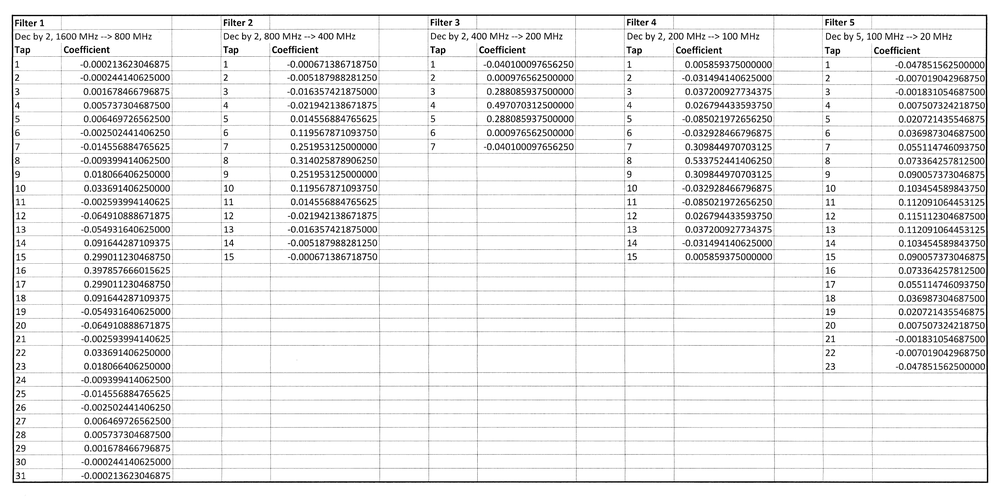
#> input picture Input Images/Test.PNG, 1000 x 497 px, shrunk from 2732 x 1359 before the run
$ python Main.py
#> lines starting #> are read from the running program, lines starting #| are printed output that depends on the picture; after the words box and inside, x2 and y2 are one past the last pixel; in counts of white or black regions, pixels touching at a corner belong together
#> further down, img is the input picture: shape (497, 1000, 3); min 0, max 255, mean 237.1
import pytesseract
import cv2
import numpy as np
from PIL import Image
import matplotlib.pyplot as plt

#############################################
# Functions

# Get Grayscale Image
def get_grayscale(image):
    return cv2.cvtColor(image, cv2.COLOR_BGR2GRAY)

# Noise Removal
def remove_noise(image):
    return cv2.medianBlur(image, 5)

# Remove GridLines
def remove_gridLines(image):
    image = 255 - image
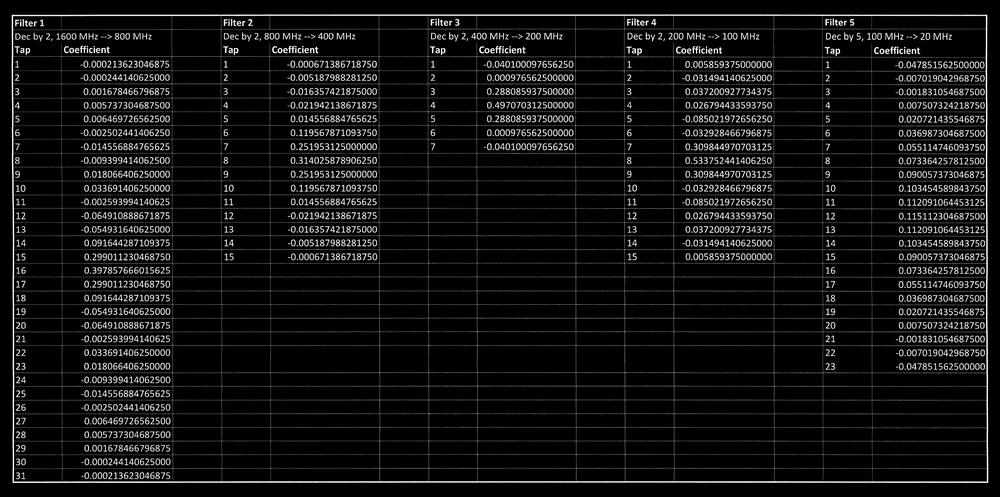
#> image: shape (497, 1000, 3); min 0, max 255, mean 17.9

    image = cv2.medianBlur(image, 3)
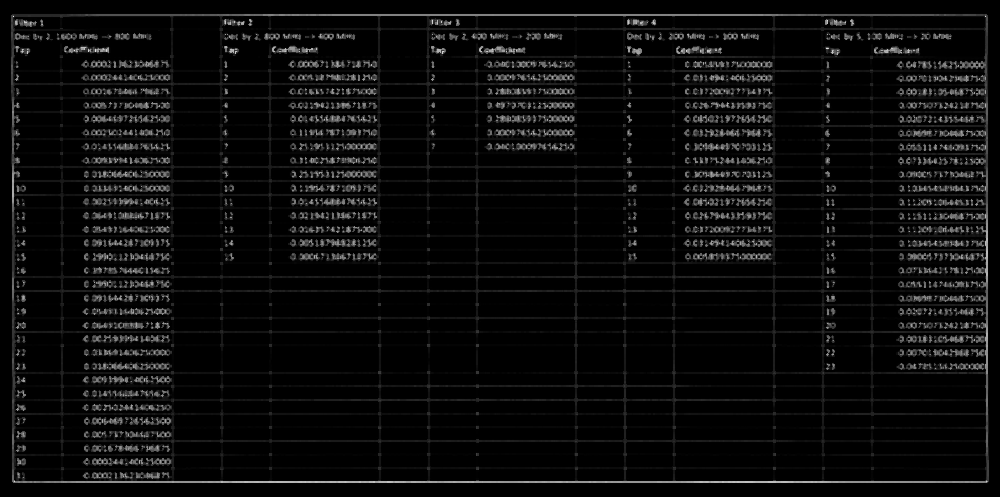
#> image: shape (497, 1000, 3); min 0, max 248, mean 12.1

    ret,image = cv2.threshold(image, 100, 255, cv2.THRESH_BINARY)
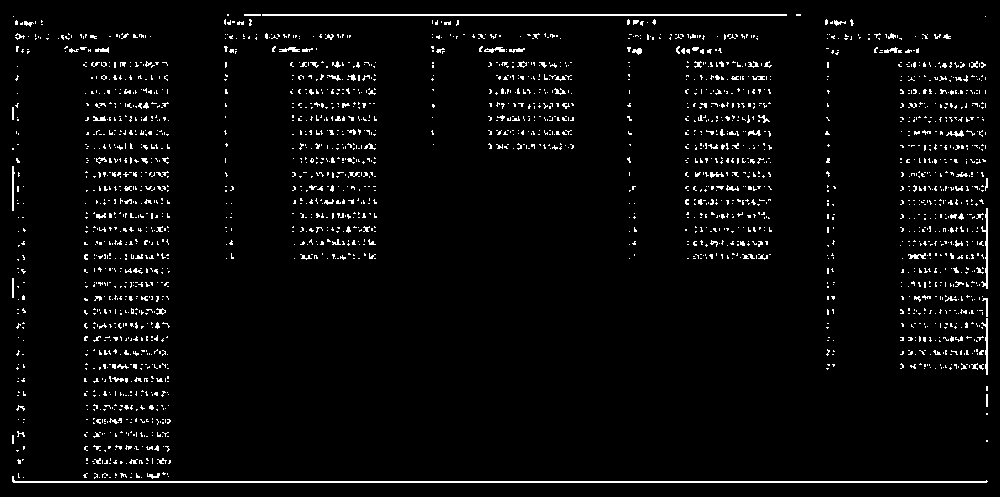
#> image: shape (497, 1000, 3); 3.6% white in thin lines or dots

    image = cv2.medianBlur(image, 3)
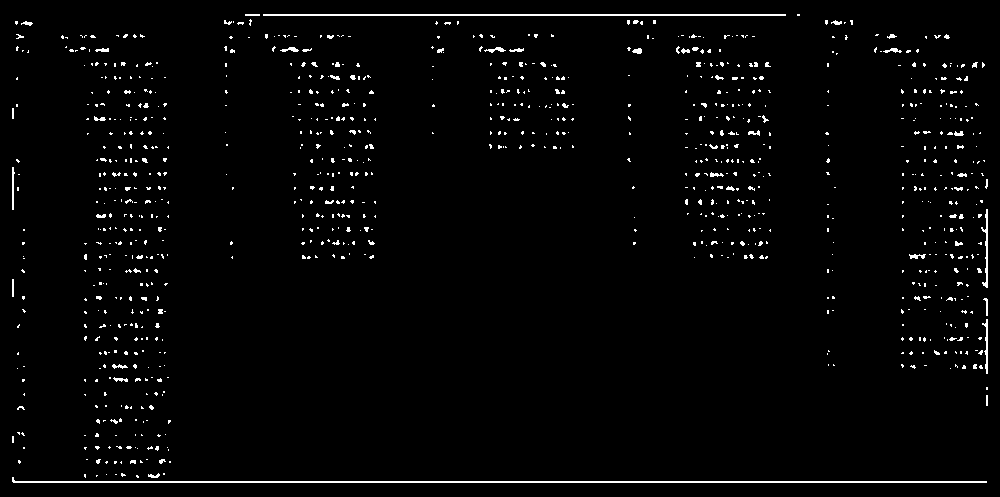
#> image: shape (497, 1000, 3); 2.2% white in thin lines or dots

    '''
    kernal = np.ones((1,3), np.uint8)
    image = cv2.erode(image, kernal, iterations=1)

    kernal = np.ones((1,3), np.uint8)
    image = cv2.dilate(image, kernal, iterations=1)

    kernal = np.ones((3,1), np.uint8)
    image = cv2.erode(image, kernal, iterations=1)

    kernal = np.ones((3,1), np.uint8)
    image = cv2.dilate(image, kernal, iterations=1)
    '''
    return image

# Side-by-Side Plot
def sideBySidePlot(imageOne, imageTwo):
    plt.subplot(121),plt.imshow(imageOne),plt.title('Original')
    plt.xticks([]), plt.yticks([])
    plt.subplot(122),plt.imshow(imageTwo),plt.title('Updated')
    plt.xticks([]), plt.yticks([])
    plt.show()

#############################################

# Start of Main

##############################
# Reading the original Image
#img = Image.open('Input Images/Test.PNG')
img = cv2.imread('Input Images/Test.PNG')

##############################
# Pre-Processing

# Remove GridLines
imgPrime = remove_gridLines(img)

# Show the result of Pre-Processing
sideBySidePlot(img, imgPrime)

# Saving Changes
#cv2.imwrite("Output.jpg", img)


##############################
# OCR Section
pytesseract.pytesseract.tesseract_cmd = r'C:\Users\jharol.perez\AppData\Local\Tesseract-OCR\tesseract.exe'

# Adding custom options
custom_config = r'--oem 3 --psm 6'
#text = pytesseract.image_to_string(img)

#print(text)

$ run again, with Input Images/DIV001_fur.tif saved as Input Images/Test.PNG
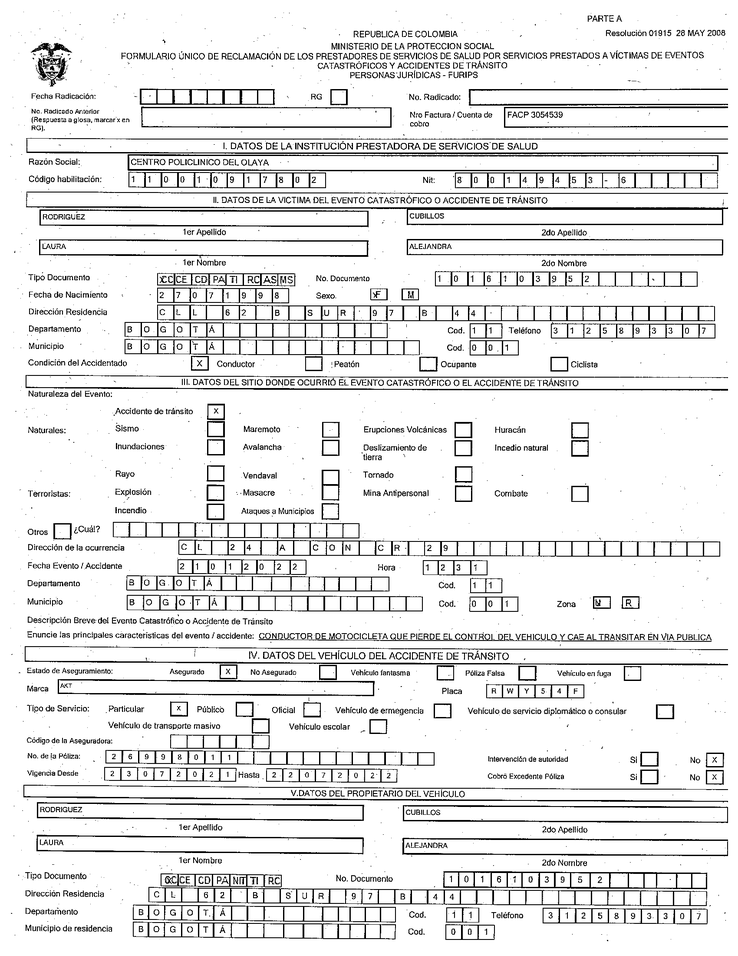
#> input picture Input Images/DIV001_fur.tif, 738 x 956 px, shrunk from 1700 x 2200 before the run
#> img is the input picture: shape (956, 738, 3); min 0, max 255, mean 230.3
#> in remove_gridLines, `ret,image = cv2.threshold(image, 100, 255, cv2.THRESH_BINARY)`:
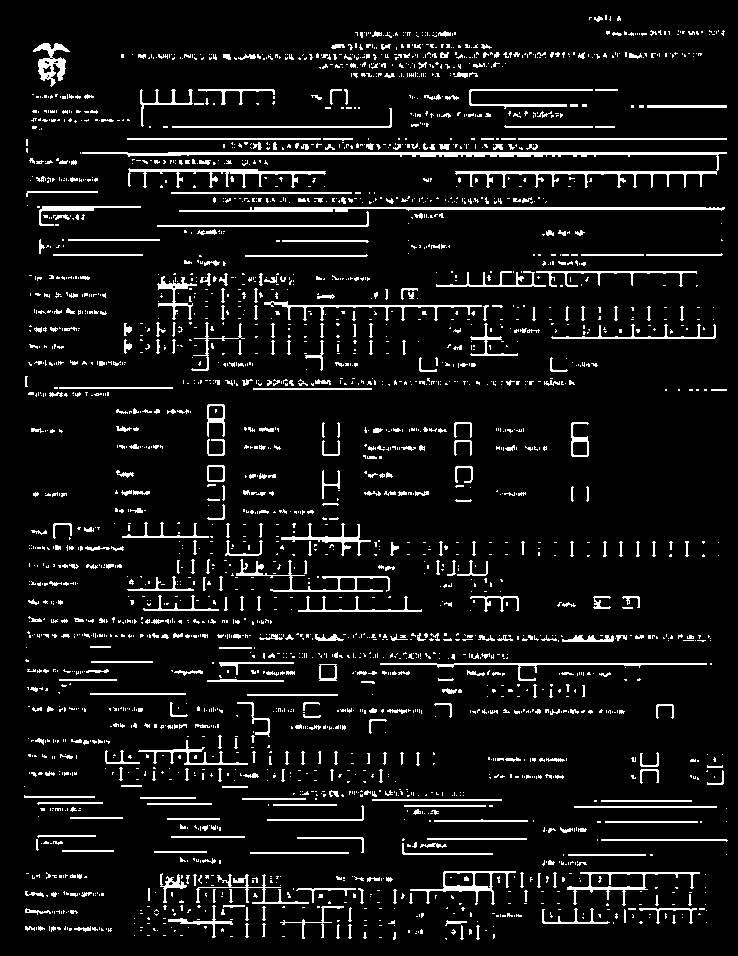
#> image: shape (956, 738, 3); 7.8% white in thin lines or dots
#> in remove_gridLines, `image = cv2.medianBlur(image, 3)`:
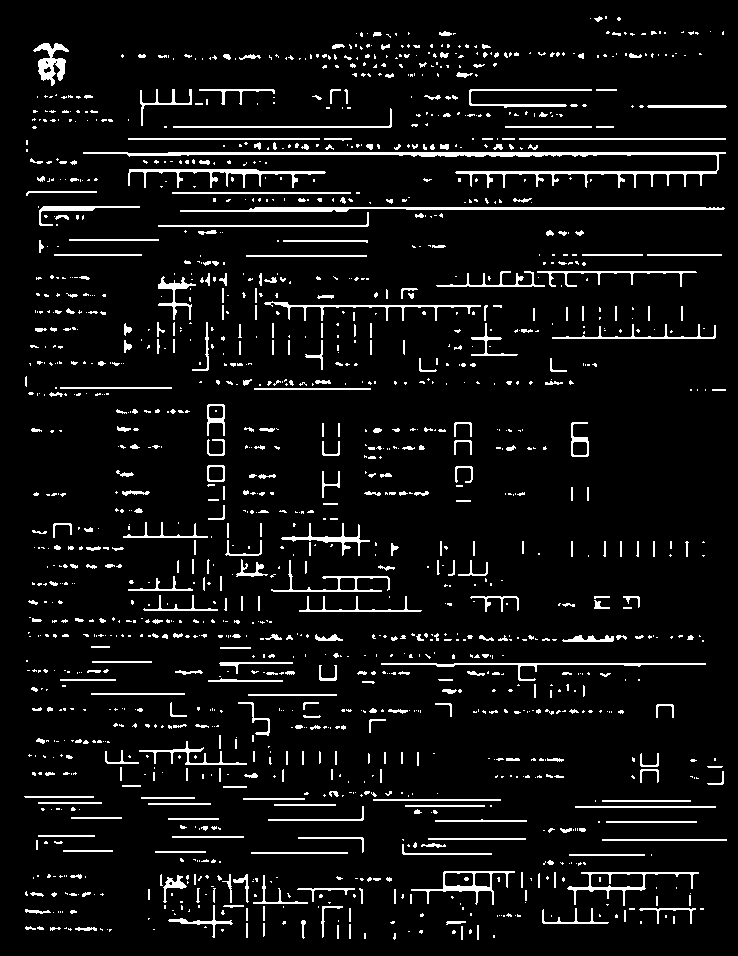
#> image: shape (956, 738, 3); 6.7% white in thin lines or dots
